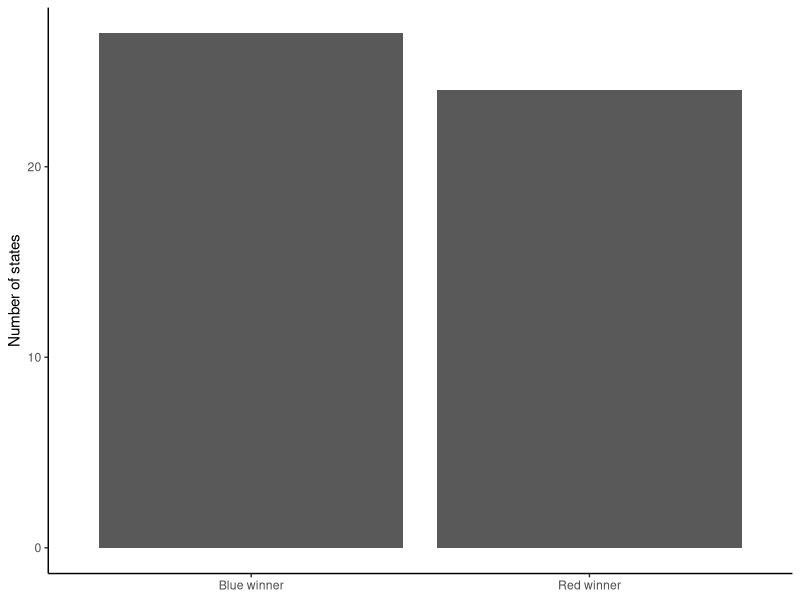
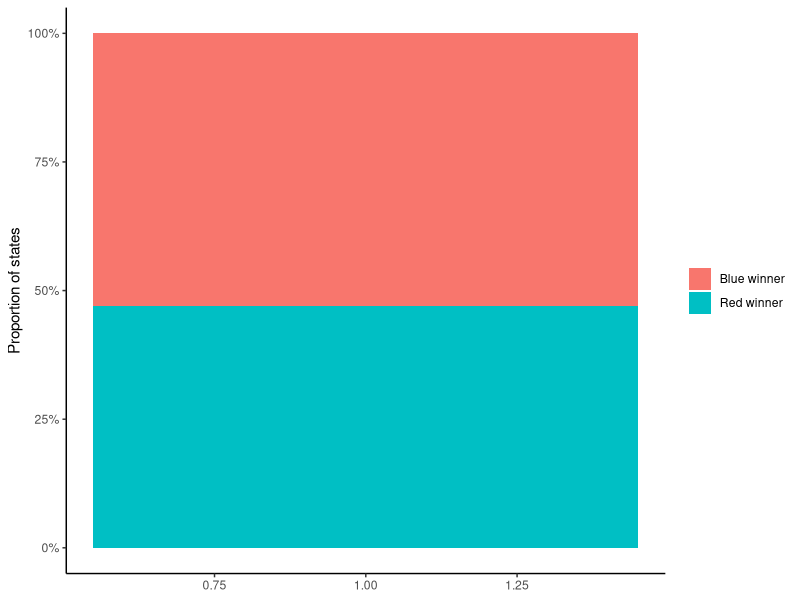
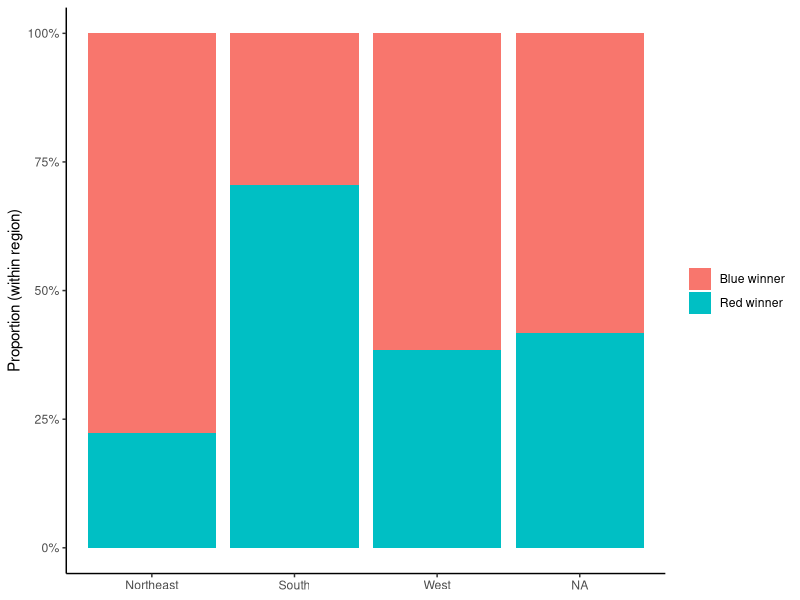
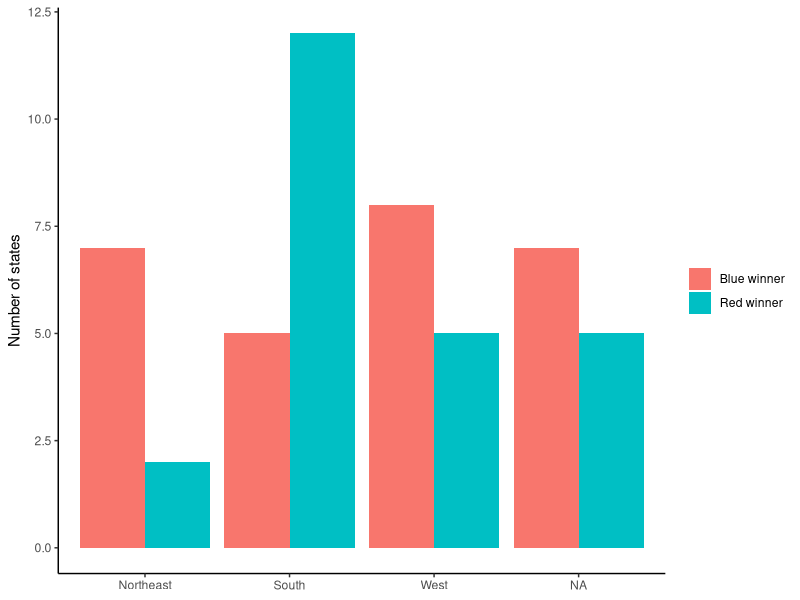
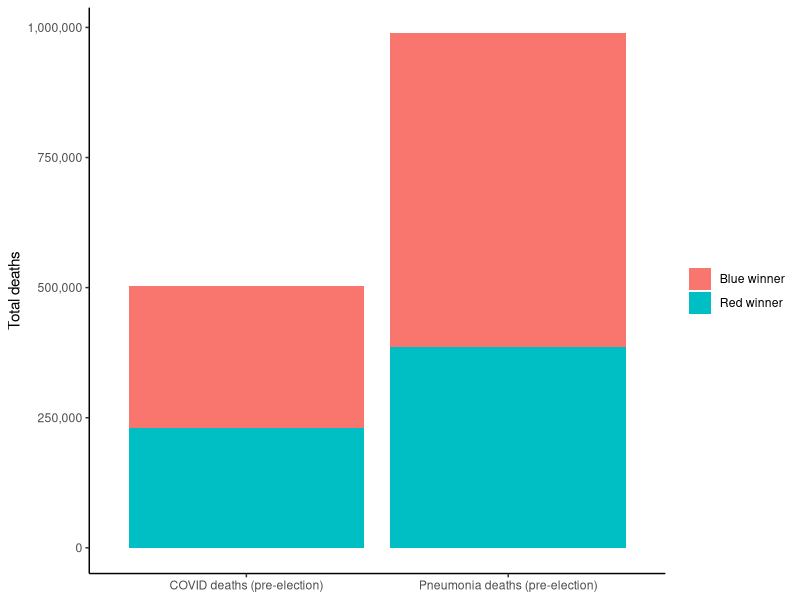
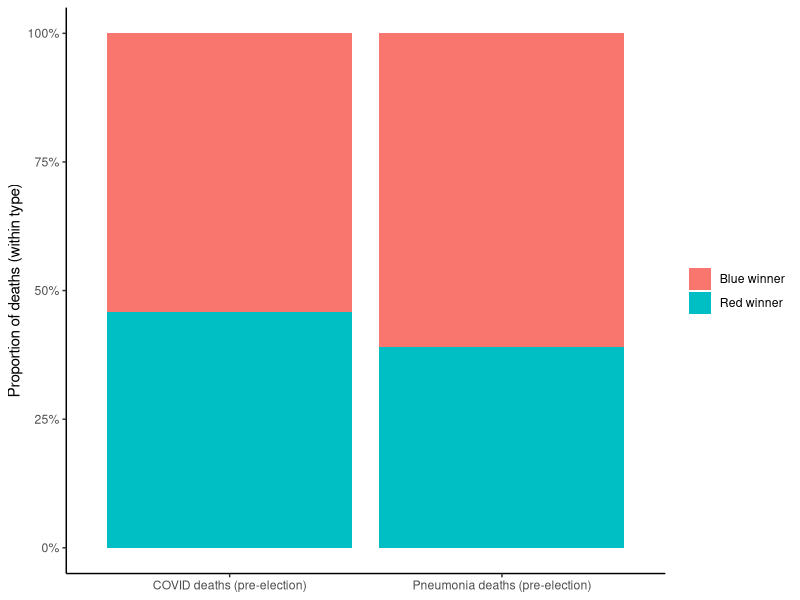
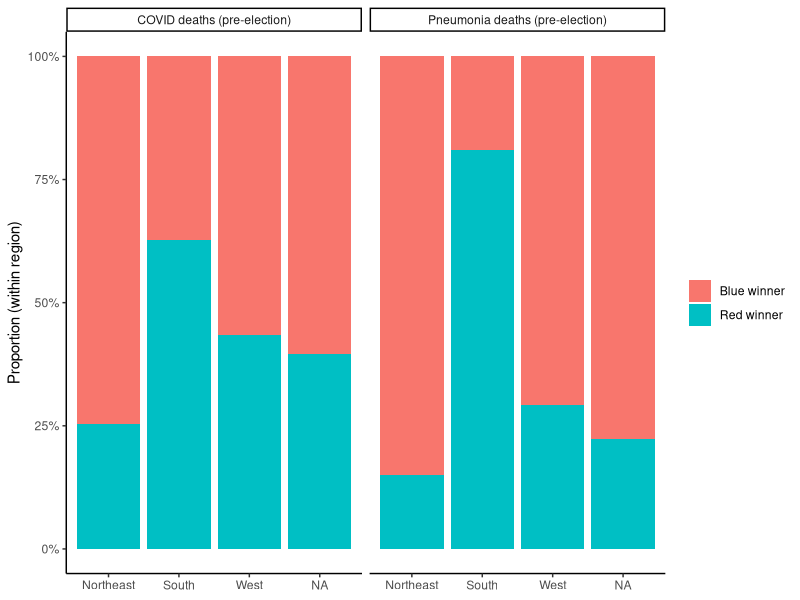
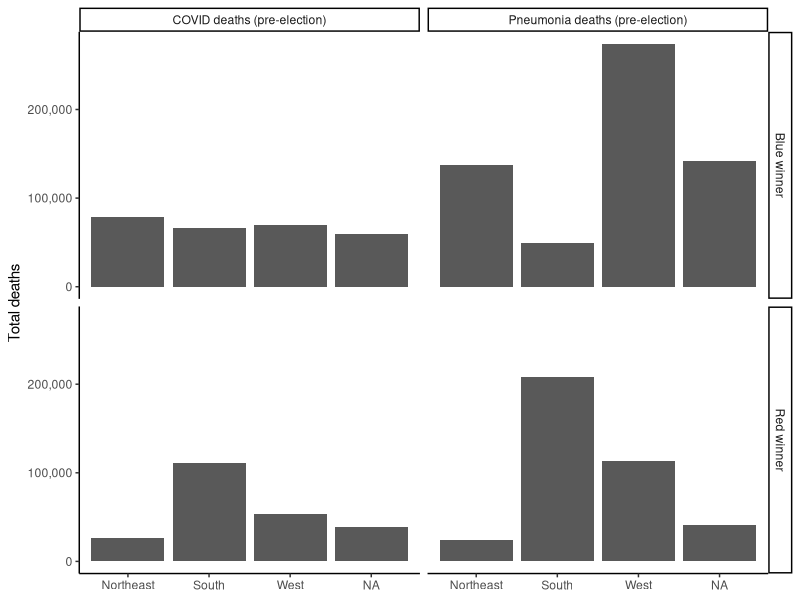

Generate these figures, in order, with R:
## ---- chunk 1
library(tidyverse)
library(ggplot2)
library(scales)
library(forcats)

set.seed(123)
## ---- chunk 2
st_name <- c(state.name, "District of Columbia"); st_abbr <- c(state.abb, "DC"); st_region <- c(as.character(state.region), "South")
n_states <- length(st_name)
votes_total <- round(rlnorm(n_states, meanlog = log(3.1e6), sdlog = 0.9))
share_blue_raw <- rbeta(n_states, shape1 = 40, shape2 = 40)
share_blue <- share_blue_raw +   ifelse(st_region == "Northeast",  0.03, 0) +
  ifelse(st_region == "South",     -0.02, 0) +  ifelse(st_region == "West",       0.01, 0)
share_blue <- pmin(pmax(share_blue, 0.05), 0.95)
votes_blue <- round(votes_total * share_blue); votes_red  <- votes_total - votes_blue
share_blue <- votes_blue / votes_total; share_red  <- votes_red  / votes_total
margin_blue <- share_blue - share_red
winner_group <- ifelse(margin_blue >= 0, "Blue winner", "Red winner"); winner_group <- factor(winner_group, levels = c("Blue winner", "Red winner"))
deaths_covid_pre <- round(rlnorm(n_states, meanlog = log(9000), sdlog = 0.8))
deaths_pneum_pre <- round(rlnorm(n_states, meanlog = log(12000), sdlog = 0.8))
deaths_covid_pre <- round(deaths_covid_pre * (votes_total / mean(votes_total))^0.20)
deaths_pneum_pre <- round(deaths_pneum_pre * (votes_total / mean(votes_total))^0.20)
state_synth <- tibble(
  st_name = st_name, st_abbr = st_abbr,
  region = factor(st_region, levels = c("Northeast", "Midwest", "South", "West")),
  votes_total = votes_total, votes_blue = votes_blue, votes_red = votes_red,
  share_blue = share_blue, share_red = share_red,
  margin_blue = margin_blue,
  deaths_covid_pre = deaths_covid_pre, deaths_pneum_pre = deaths_pneum_pre,
  winner_group = winner_group)
## ---- chunk 3
state_synth %>% summarise(n_states = n(),
    votes_total_min = min(votes_total), votes_total_median = median(votes_total),
    votes_total_max = max(votes_total), share_blue_min = min(share_blue),
    share_blue_median = median(share_blue), share_blue_max = max(share_blue),
    covid_min = min(deaths_covid_pre), covid_median = median(deaths_covid_pre),
    covid_max = max(deaths_covid_pre), pneum_min = min(deaths_pneum_pre),
    pneum_median = median(deaths_pneum_pre), pneum_max = max(deaths_pneum_pre))
## ---- chunk 4
ggplot(state_synth, aes(x = winner_group)) +
  geom_bar() +
  theme_classic() +
  labs(x = NULL, y = "Number of states")
## ---- chunk 5
ggplot(state_synth, aes(x = 1, fill = winner_group)) +
  geom_bar(position = "fill") +
  scale_y_continuous(labels = percent_format()) +
  theme_classic() +
  labs(x = NULL, y = "Proportion of states", fill = NULL)
## ---- chunk 6
ggplot(state_synth, aes(x = region, fill = winner_group)) +
  geom_bar(position = "fill") +
  scale_y_continuous(labels = percent_format()) +
  theme_classic() +
  labs(x = NULL, y = "Proportion (within region)", fill = NULL)
## ---- chunk 7
ggplot(state_synth, aes(x = region, fill = winner_group)) +
  geom_bar(position = "dodge") +
  theme_classic() +
  labs(x = NULL, y = "Number of states", fill = NULL)
## ---- chunk 8
deaths_long <- state_synth %>%
  select(st_name, region, winner_group, deaths_covid_pre, deaths_pneum_pre) %>%
  pivot_longer(
    cols = c(deaths_covid_pre, deaths_pneum_pre),
    names_to = "death_type",
    values_to = "deaths"
  ) %>%
  mutate(
    death_type = recode(death_type,
                        deaths_covid_pre = "COVID deaths (pre-election)",
                        deaths_pneum_pre = "Pneumonia deaths (pre-election)")
  )
## ---- chunk 9
deaths_long %>%
  group_by(death_type, winner_group) %>%
  summarise(total_deaths = sum(deaths), .groups = "drop") %>%
  ggplot(aes(x = death_type, y = total_deaths, fill = winner_group)) +
  geom_col() +
  scale_y_continuous(labels = comma_format()) +
  theme_classic() +
  labs(x = NULL, y = "Total deaths", fill = NULL)
## ---- chunk 10
deaths_long %>% group_by(death_type, winner_group) %>%
  summarise(total_deaths = sum(deaths), .groups = "drop") %>%
  ggplot(aes(x = death_type, y = total_deaths, fill = winner_group)) +
  geom_col(position = "fill") +
  scale_y_continuous(labels = percent_format()) +
  theme_classic() +
  labs(x = NULL, y = "Proportion of deaths (within type)", fill = NULL)
## ---- chunk 11
deaths_long %>% group_by(region, death_type, winner_group) %>%
  summarise(total_deaths = sum(deaths), .groups = "drop") %>%
  ggplot(aes(x = region, y = total_deaths, fill = winner_group)) +
  geom_col(position = "fill") +
  facet_wrap(~ death_type) +
  scale_y_continuous(labels = percent_format()) +
  theme_classic() +
  labs(x = NULL, y = "Proportion (within region)", fill = NULL)
## ---- chunk 12
deaths_long %>% group_by(region, death_type, winner_group) %>% 
  summarise(total_deaths = sum(deaths), .groups = "drop") %>%
  ggplot(aes(x = region, y = total_deaths)) +
  geom_col() +
  facet_grid(winner_group ~ death_type) +
  scale_y_continuous(labels = comma_format()) +
  theme_classic() +
  labs(x = NULL, y = "Total deaths")
## ---- chunk 13
covid_props <- deaths_long %>%
  filter(death_type == "COVID deaths (pre-election)") %>%
  group_by(winner_group) %>%
  summarise(total = sum(deaths), .groups = "drop") %>%
  mutate(prop = total / sum(total)) %>%
  arrange(desc(prop)) %>%
  mutate(pct = floor(prop * 100))

remainder <- 100 - sum(covid_props$pct)
covid_props$pct[1] <- covid_props$pct[1] + remainder

waffle_df <- covid_props %>%
  select(winner_group, pct) %>%
  tidyr::uncount(weights = pct) %>%
  mutate(
    square = dplyr::row_number(),
    row = (square - 1) %/% 10 + 1,
    col = (square - 1) %% 10 + 1
  )
## ---- chunk 14
ggplot(waffle_df, aes(x = col, y = row, fill = winner_group)) +
  geom_tile(color = "white", linewidth = 0.4) +
  coord_equal() +
  scale_y_reverse() +
  scale_fill_brewer(palette = "Dark2") +
  theme_void() +
  theme(legend.position = "bottom") +
  labs(title = "COVID deaths composition (waffle plot)", fill = NULL)
## ---- chunk 15
p <- deaths_long %>%
  group_by(death_type, winner_group) %>%
  summarise(total_deaths = sum(deaths), .groups = "drop") %>%
  ggplot(aes(x = death_type, y = total_deaths, fill = winner_group)) +
  geom_col(position = "fill") +
  scale_y_continuous(labels = percent_format()) +
  theme_classic() +
  labs(x = NULL, y = "Proportion of deaths (within type)", fill = NULL)

ggsave(filename = "deaths_composition_normalized.png", plot = p, width = 8, height = 4, dpi = 300)
